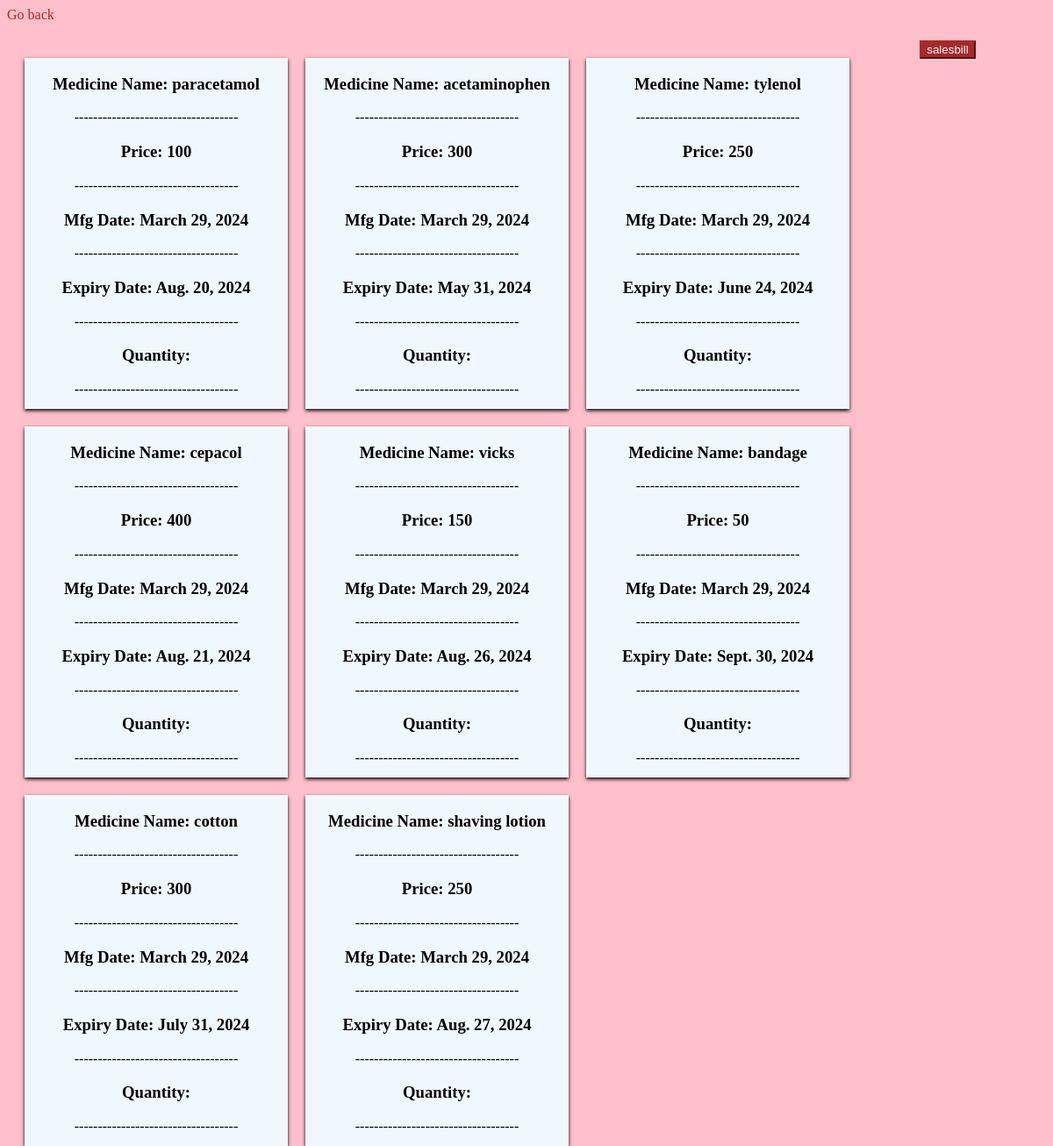
Page /ShopOwner/salesbillnew on the committed database.
### ShopOwner/models.py (models this page shows)
class newstock(models.Model):
    mnm = models.CharField(max_length=25)
    mpr = models.IntegerField()
    mim = models.FileField(upload_to='pictures')
    cat = models.CharField(max_length=25)
    bran = models.CharField(max_length=25)
    des = models.TextField()
    dis = models.CharField(max_length=25)
    mfg = models.DateField()
    exp = models.DateField()

### ShopOwner/views.py (the view)
# urls.py: path('salesbillnew',views.salesbillnew),
def salesbillnew(request):
    obj = newstock.objects.all()
    return render(request,"salesbillnew.html",{"data":obj})

### Templates/salesbillnew.html (shortened to what this page needs)
{% load static %}
<body bgcolor="pink">
    <a href="/ShopOwner/shophome"class="sl">Go back</a>
    <center>
    <form action="/ShopOwner/salesbillnew"method="post">
        <button><a href="/ShopOwner/salesbillnew">salesbill</a></button>
        {% for ls in data %}
        <div class="card">
            <h3>Medicine Name:  {{ls.mnm}}</h3>
            -----------------------------------
            <h3>Price: {{ls.mpr}}</h3>
            -----------------------------------
            <h3>Mfg Date: {{ls.mfg}}</h3>
            -----------------------------------
            <h3>Expiry Date:  {{ls.exp}}</h3>
            -----------------------------------
            <h3>Quantity:  {{ls.qt}}</h3>
            -----------------------------------
        </div>
        {% endfor %}
    </form>
    </center>
</body>

### Templates/salesbillnew.html (style rules this page uses)
.card { margin-top: 20px; margin-left: 20px; box-shadow: 0 2px 4px 0; width:300px; height:400px; float: left; background-color: aliceblue; }
button { background-color: brown; border-color: brown; color:aliceblue; }
a { text-decoration: none; color:aliceblue; }
.sl { color:brown; text-decoration: none; }

### rows in the picture
newstock: mnm "paracetamol", mpr "100", mfg "March 29, 2024", exp "Aug. 20, 2024"
newstock: mnm "acetaminophen", mpr "300", mfg "March 29, 2024", exp "May 31, 2024"
newstock: mnm "tylenol", mpr "250", mfg "March 29, 2024", exp "June 24, 2024"
newstock: mnm "cepacol", mpr "400", mfg "March 29, 2024", exp "Aug. 21, 2024"
newstock: mnm "vicks", mpr "150", mfg "March 29, 2024", exp "Aug. 26, 2024"
newstock: mnm "bandage", mpr "50", mfg "March 29, 2024", exp "Sept. 30, 2024"
newstock: mnm "cotton", mpr "300", mfg "March 29, 2024", exp "July 31, 2024"
newstock: mnm "shaving lotion", mpr "250", mfg "March 29, 2024", exp "Aug. 27, 2024"
